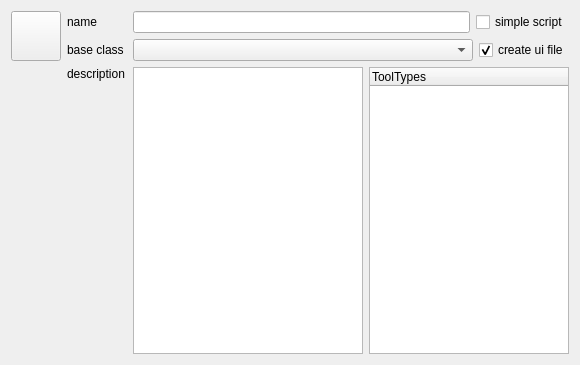
<?xml version="1.0" encoding="UTF-8"?>
<ui version="4.0">
 <class>ToolOptions</class>
 <widget class="QWizardPage" name="ToolOptions">
  <property name="geometry">
   <rect>
    <x>0</x>
    <y>0</y>
    <width>580</width>
    <height>365</height>
   </rect>
  </property>
  <property name="minimumSize">
   <size>
    <width>580</width>
    <height>365</height>
   </size>
  </property>
  <property name="windowTitle">
   <string>ToolOptions</string>
  </property>
  <property name="title">
   <string>Tool Options</string>
  </property>
  <layout class="QGridLayout" name="gridLayout_2">
   <item row="0" column="0" rowspan="2">
    <widget class="QPushButton" name="uiIconBTN">
     <property name="minimumSize">
      <size>
       <width>50</width>
       <height>50</height>
      </size>
     </property>
     <property name="maximumSize">
      <size>
       <width>50</width>
       <height>50</height>
      </size>
     </property>
     <property name="toolTip">
      <string>Set the icon that will be used by treegrunt</string>
     </property>
     <property name="text">
      <string/>
     </property>
     <property name="iconSize">
      <size>
       <width>48</width>
       <height>48</height>
      </size>
     </property>
     <property name="flat">
      <bool>false</bool>
     </property>
    </widget>
   </item>
   <item row="0" column="1">
    <layout class="QHBoxLayout" name="horizontalLayout_2">
     <item>
      <widget class="QLabel" name="label">
       <property name="minimumSize">
        <size>
         <width>60</width>
         <height>0</height>
        </size>
       </property>
       <property name="text">
        <string>name</string>
       </property>
      </widget>
     </item>
     <item>
      <widget class="QLineEdit" name="uiNameTXT">
       <property name="toolTip">
        <string>&lt;!DOCTYPE HTML PUBLIC &quot;-//W3C//DTD HTML 4.0//EN&quot; &quot;http://www.w3.org/TR/REC-html40/strict.dtd&quot;&gt;
&lt;html&gt;&lt;head&gt;&lt;meta name=&quot;qrichtext&quot; content=&quot;1&quot; /&gt;&lt;style type=&quot;text/css&quot;&gt;
p, li { white-space: pre-wrap; }
&lt;/style&gt;&lt;/head&gt;&lt;body style=&quot; font-family:'MS Shell Dlg 2'; font-size:8.25pt; font-weight:400; font-style:normal;&quot;&gt;
&lt;p style=&quot; margin-top:0px; margin-bottom:0px; margin-left:0px; margin-right:0px; -qt-block-indent:0; text-indent:0px;&quot;&gt;&lt;span style=&quot; font-weight:600;&quot;&gt;Tool Name&lt;/span&gt;&lt;/p&gt;
&lt;p style=&quot; margin-top:0px; margin-bottom:0px; margin-left:0px; margin-right:0px; -qt-block-indent:0; text-indent:0px;&quot;&gt;&lt;span style=&quot; font-size:7pt;&quot;&gt;tool names should start with an uppercase letter and contain only letters and numbers&lt;/span&gt;&lt;/p&gt;&lt;/body&gt;&lt;/html&gt;</string>
       </property>
      </widget>
     </item>
     <item>
      <widget class="QCheckBox" name="uiSimpleCHK">
       <property name="text">
        <string>simple script</string>
       </property>
      </widget>
     </item>
    </layout>
   </item>
   <item row="1" column="1">
    <layout class="QHBoxLayout" name="horizontalLayout">
     <item>
      <widget class="QLabel" name="label_2">
       <property name="minimumSize">
        <size>
         <width>60</width>
         <height>0</height>
        </size>
       </property>
       <property name="text">
        <string>base class</string>
       </property>
      </widget>
     </item>
     <item>
      <widget class="QComboBox" name="uiSuperDDL">
       <property name="sizePolicy">
        <sizepolicy hsizetype="Expanding" vsizetype="Fixed">
         <horstretch>0</horstretch>
         <verstretch>0</verstretch>
        </sizepolicy>
       </property>
      </widget>
     </item>
     <item>
      <widget class="QCheckBox" name="uiUiFileCHK">
       <property name="toolTip">
        <string>&lt;!DOCTYPE HTML PUBLIC &quot;-//W3C//DTD HTML 4.0//EN&quot; &quot;http://www.w3.org/TR/REC-html40/strict.dtd&quot;&gt;
&lt;html&gt;&lt;head&gt;&lt;meta name=&quot;qrichtext&quot; content=&quot;1&quot; /&gt;&lt;style type=&quot;text/css&quot;&gt;
p, li { white-space: pre-wrap; }
&lt;/style&gt;&lt;/head&gt;&lt;body style=&quot; font-family:'MS Shell Dlg 2'; font-size:8.25pt; font-weight:400; font-style:normal;&quot;&gt;
&lt;p style=&quot; margin-top:0px; margin-bottom:0px; margin-left:0px; margin-right:0px; -qt-block-indent:0; text-indent:0px;&quot;&gt;&lt;span style=&quot; font-weight:600;&quot;&gt;Create Ui File&lt;/span&gt;&lt;/p&gt;
&lt;p style=&quot; margin-top:0px; margin-bottom:0px; margin-left:0px; margin-right:0px; -qt-block-indent:0; text-indent:0px;&quot;&gt;&lt;span style=&quot; font-size:7pt;&quot;&gt;Choose this option if you want to generate a corresponding UI file for you class.  If you want to define your class programatically, uncheck this option.&lt;/span&gt;&lt;/p&gt;&lt;/body&gt;&lt;/html&gt;</string>
       </property>
       <property name="text">
        <string>create ui file</string>
       </property>
       <property name="checked">
        <bool>true</bool>
       </property>
      </widget>
     </item>
    </layout>
   </item>
   <item row="2" column="0">
    <spacer name="verticalSpacer">
     <property name="orientation">
      <enum>Qt::Vertical</enum>
     </property>
     <property name="sizeHint" stdset="0">
      <size>
       <width>20</width>
       <height>240</height>
      </size>
     </property>
    </spacer>
   </item>
   <item row="2" column="1">
    <layout class="QGridLayout" name="gridLayout">
     <item row="0" column="0">
      <widget class="QLabel" name="label_5">
       <property name="minimumSize">
        <size>
         <width>60</width>
         <height>0</height>
        </size>
       </property>
       <property name="text">
        <string>description</string>
       </property>
      </widget>
     </item>
     <item row="0" column="1" rowspan="2">
      <widget class="QTextEdit" name="uiDescriptionTXT"/>
     </item>
     <item row="0" column="2" rowspan="2">
      <widget class="QTreeWidget" name="uiToolTypeTREE">
       <property name="minimumSize">
        <size>
         <width>200</width>
         <height>0</height>
        </size>
       </property>
       <property name="maximumSize">
        <size>
         <width>200</width>
         <height>16777215</height>
        </size>
       </property>
       <property name="alternatingRowColors">
        <bool>true</bool>
       </property>
       <property name="rootIsDecorated">
        <bool>false</bool>
       </property>
       <column>
        <property name="text">
         <string notr="true">ToolTypes</string>
        </property>
       </column>
      </widget>
     </item>
     <item row="1" column="0">
      <spacer name="verticalSpacer_2">
       <property name="orientation">
        <enum>Qt::Vertical</enum>
       </property>
       <property name="sizeHint" stdset="0">
        <size>
         <width>20</width>
         <height>40</height>
        </size>
       </property>
      </spacer>
     </item>
    </layout>
   </item>
  </layout>
 </widget>
 <resources/>
 <connections>
  <connection>
   <sender>uiSimpleCHK</sender>
   <signal>toggled(bool)</signal>
   <receiver>uiSuperDDL</receiver>
   <slot>setDisabled(bool)</slot>
   <hints>
    <hint type="sourcelabel">
     <x>539</x>
     <y>24</y>
    </hint>
    <hint type="destinationlabel">
     <x>269</x>
     <y>48</y>
    </hint>
   </hints>
  </connection>
  <connection>
   <sender>uiSimpleCHK</sender>
   <signal>toggled(bool)</signal>
   <receiver>uiUiFileCHK</receiver>
   <slot>setDisabled(bool)</slot>
   <hints>
    <hint type="sourcelabel">
     <x>509</x>
     <y>24</y>
    </hint>
    <hint type="destinationlabel">
     <x>505</x>
     <y>44</y>
    </hint>
   </hints>
  </connection>
  <connection>
   <sender>uiSimpleCHK</sender>
   <signal>toggled(bool)</signal>
   <receiver>label_2</receiver>
   <slot>setDisabled(bool)</slot>
   <hints>
    <hint type="sourcelabel">
     <x>540</x>
     <y>26</y>
    </hint>
    <hint type="destinationlabel">
     <x>80</x>
     <y>51</y>
    </hint>
   </hints>
  </connection>
 </connections>
</ui>
